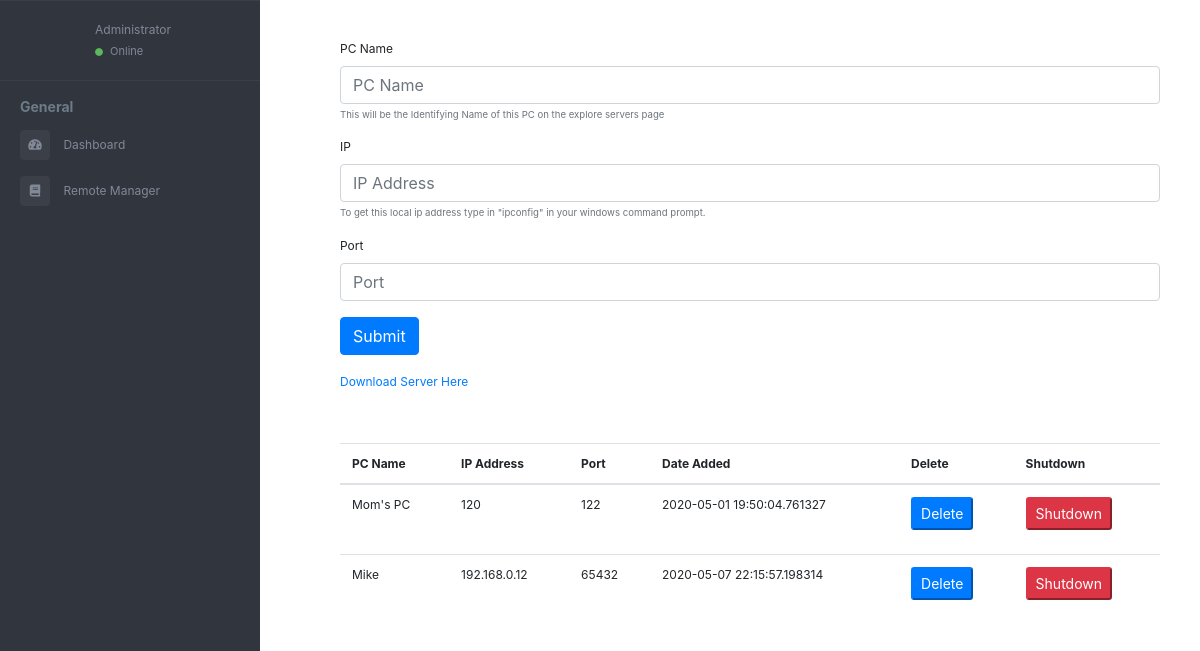
Page /child-node-setup (signed in) on the earlier database version.
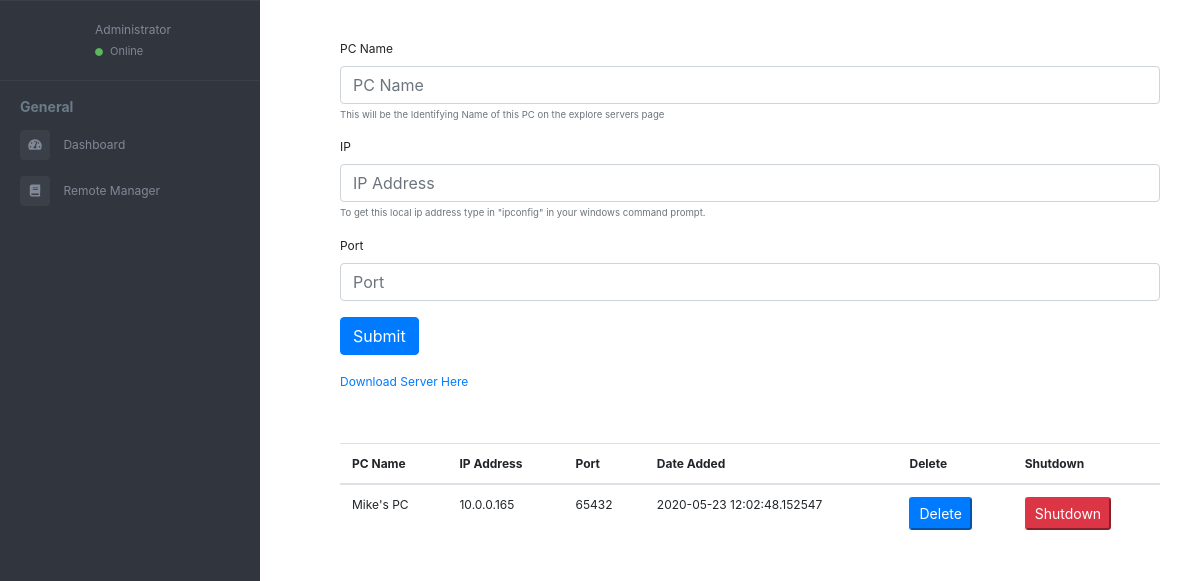
Same page on the later database version.
### app/models.py (models this page shows)
class LocalNetwork(db.Model):
    id = db.Column(db.Integer, primary_key=True)
    pc_name = db.Column(db.String(64), index = True)
    ip_addr = db.Column(db.String(64), unique = True)
    port = db.Column(db.Integer)
    date_added = db.Column(db.String(120))

### app/routes.py (the view, shortened to what this page needs)
@app.route("/child-node-setup", methods = ["GET", "POST"])
@login_required
def child_node_setup():
    shutdown = request.form.get("shutdown")
    if shutdown is not None:
        return redirect(url_for('shutdown_remote', pc_name = shutdown))
    delete = request.form.get("delete")
    print(delete)
    all_pcs_on_network = LocalNetwork.query.all()
    if request.method == "POST" and delete is not None:
        LocalNetwork.query.filter_by(id=int(delete)).delete()
        db.session.commit()
        return redirect(url_for("child_node_setup"))
    return render_template("child-node.html", pcs = all_pcs_on_network)

### app/models.py (called while the page is built)
@login.user_loader
def load_user(id):
    return User.query.get(int(id))

### app/templates/child-node.html (shortened to what this page needs)
{%include 'header.html'%}
  <main class="page-content">
    <div class="container-fluid">
        <form method = "POST">
            <div class="form-group">
              <label for="exampleInputEmail1">PC Name</label>
              <input type="text" class="form-control" id="pc_name" name = "pc_name" placeholder="PC Name">
              <small id="emailHelp" class="form-text text-muted">This will be the Identifying Name of this PC on the explore servers page</small>
            </div>
            <div class="form-group">
              <label for="exampleInputEmail1">IP</label>
              <input type="text" class="form-control" id="ip" name = "ip" placeholder="IP Address">
              <small id="emailHelp" class="form-text text-muted">To get this local ip address type in "ipconfig" in your windows command prompt.</small>
            </div>
            <div class="form-group">
              <label for="exampleInputPassword1">Port</label>
              <input type="text" class="form-control" id="port" name = "port" placeholder="Port">
            </div>
            <button type="submit" class="btn btn-primary">Submit</button>
            <a href="{{url_for('download_server')}}">Download Server Here</a>
    </div>
    <div class="table-responsive" id="sailorTableArea">
      <table class="table table-hover" width="100%">
          <thead>
              <tr>
                  <th>PC Name</th>
                  <th>IP Address</th>
                  <th>Port</th>
                  <th>Date Added</th>
                  <th>Delete</th>
                  <th>Shutdown</th>
              </tr>
          </thead>
          <tbody>
            {%for each in pcs%}
            <tr>
                <td>{{each.pc_name}}</td>
                <td>{{each.ip_addr}}</td>
                <td>{{each.port}}</td>
                <td>{{each.date_added}}</td>
                <td>
                  <form method = "POST">
                    <button class = "btn-primary btn-sm"" name = "delete" value = {{each.id}}>
                        Delete
                    </button>
                  </form>
                </td>
                <td>
                  <form method = "POST">
                    <button class = "btn-danger btn-sm"  name = "shutdown" value = {{each.id}}>
                        Shutdown
                    </button>
                  </form>
                </td>
            </tr>
              {%endfor%}
        </tbody>
    </table>
    </div>
  </main>
</div>
</body>
</html>

Differences in the rows shown:
removed LocalNetwork: pc_name "Mom's PC", ip_addr "120", port "122", date_added "2020-05-01 19:50:04.761327", {{ each.id }} 4 (drawn)
removed LocalNetwork: pc_name "Mike", ip_addr "192.168.0.12", port "65432", date_added "2020-05-07 22:15:57.198314", {{ each.id }} 5 (drawn)
added LocalNetwork: pc_name "Mike's PC", ip_addr "10.0.0.165", port "65432", date_added "2020-05-23 12:02:48.152547", {{ each.id }} 1 (drawn)
